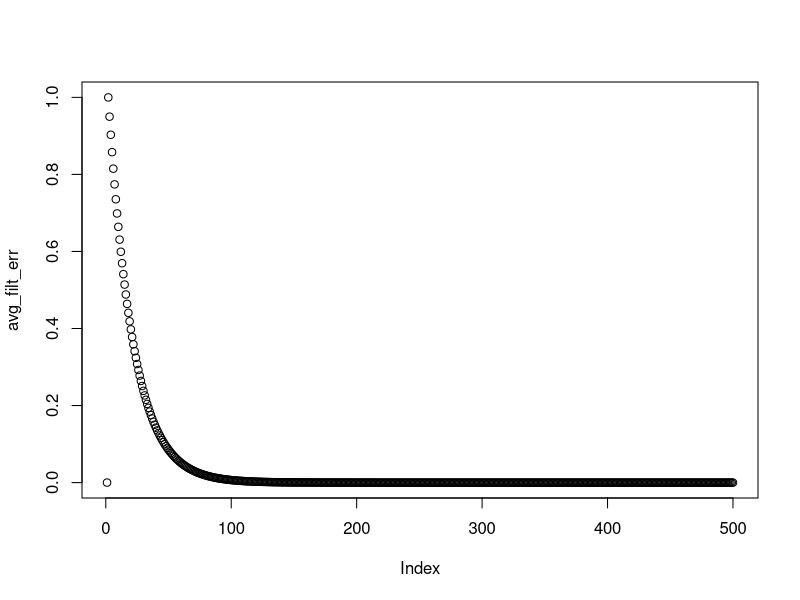

Recreate this plot in R.
    # extern crate rand;
    #
    #use std::f64::EPSILON;
    EPSILON <- 10^(-6)
    #use rand::distributions::{IndependentSample, Normal};
    #
    #extern crate gnuplot;
    #
    #use gnuplot::{Figure, Caption, Color};
    
    #
    #fn main() {
    #  let trial_count = 100;
    trial_count <- 100
    #let signal_len = 500;
    signal_len <- 500
    
    #  let noise_std_dev = 0.96761;
    noise_std_dev <- 0.96761
    #  // AR process coefficient [n-1]
    #let process = [-0.99];
    process <- rep(-0.99, signal_len)
      
    #let mut rand_gen = rand::OsRng::new().unwrap();
    
    #let mut mmse: Vec<f64> = vec![0.0; signal_len];
    mmse <- rep(0.0, signal_len)
    #let mut avg_filt_err: Vec<f64> = vec![0.0; signal_len];
    avg_filt_err <- rep(0.0, signal_len)
    
    #let noise_dist = Normal::new(0.0, noise_std_dev);
      
     # for _ in 0..trial_count {
    for (idx in 1:(trial_count+1 )) 
    {
    #    let mut sig_vec: Vec<f64> = Vec::with_capacity(signal_len);
        sig_vec <- rep(0.0, signal_len)
        
    #    // Zero padding to start noise process
    #    sig_vec.push(0.0);
        sig_vec[1] <- 0.0
        
        p1 <- rep(0.0, signal_len)
        
    #    for n in 1..signal_len {
        for (n in 1:signal_len)
        {
    #      let noise = noise_dist.ind_sample(&mut rand_gen);
          noise <- rnorm(1, 0, noise_std_dev)
    #      let p1 = if n > 0 {
    #        -process[0]*sig_vec[n-1]
    #      } else {
    #        0.0
    #      };
          # was: 
          #p1[n] <-  if (n > 1) -process[1]*sig_vec[n-1] else 0.0
          p1[n] <-  if (n > 1) process[1]*sig_vec[n-1] else 0.0
          
    #      sig_vec.push(noise + p1);
          sig_vec[n] <- noise + p1[n]
        }
        
    #    let step_size = 0.05;
        step_size <- 0.05
        
    #    let mut pred_vec: Vec<f64> = Vec::with_capacity(signal_len);
        pred_vec <- rep(0, signal_len)
        
    #    let mut filt_coef: f64 = 0.0;    
        filt_coef <-  rep(0.0, signal_len)
        
    #    // Zero padding to start filter process
    #    pred_vec.push(0.0);
        pred_vec[1] <- 0.0
        
    #    for sig_ind in 1..signal_len {
        for (sig_ind in seq(2,signal_len))
        {
          #let pred = filt_coef * sig_vec[sig_ind - 1];
          pred <-  filt_coef[sig_ind-1] * sig_vec[sig_ind - 1]
          #pred_vec.push(pred);
          pred_vec[sig_ind] <- pred
          #let err = sig_vec[sig_ind] - pred;
          #WAS: 
          #err <- sig_vec[sig_ind] - pred
          err <- p1[sig_ind] - pred
          #mmse[sig_ind] += err.powi(2) / trial_count as f64;
          mmse[sig_ind] <-  mmse[sig_ind] + err^2 / trial_count
          #filt_coef += step_size * sig_vec[sig_ind - 1] * err /
          #  (sig_vec[sig_ind - 1].powi(2) + EPSILON);
          filt_coef[sig_ind] <- filt_coef[sig_ind-1] + step_size * sig_vec[sig_ind - 1] * err /
            (sig_vec[sig_ind - 1]^2 + EPSILON)
          #avg_filt_err[sig_ind] += (process[0] - filt_coef).abs() / trial_count as f64;
          avg_filt_err[sig_ind] <-  avg_filt_err[sig_ind] + abs((process[1] - filt_coef[sig_ind-1])) / trial_count ;
        }
      
    #  let x: Vec<usize> = (0..mmse.len()).collect();
    #  let mut fg = Figure::new();
    #  fg.axes2d()
    #  .lines(&x, &mmse, &[Caption("MMSE"), Color("black")]);
    #  
    #  let mut fg2 = Figure::new();
    #  fg2.axes2d()
    #  .lines(&x, &avg_filt_err, &[Caption("Average filter error"), Color("red")]);
    #  fg.show();
    #  fg2.show();
    }
    
    plot(avg_filt_err)
